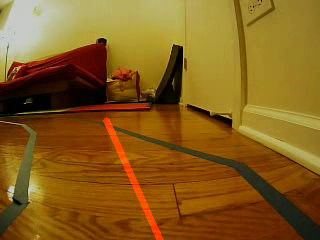
#> input picture frame 9 of video01_end_to_end.avi, 320 x 240 px, given in place of the camera
$ python lanes.py
#> lines starting #> are read from the running program, lines starting #| are printed output that depends on the picture
#> in analyze_video, frame is the input picture: shape (240, 320, 3); mean B, G, R 29.1, 94.8, 134.2
import cv2
import numpy as np
import os
import sys

def make_coordinates(image, line_parameters):
    # if len(line_parameters) == 2:
    slope, intercept = line_parameters
    y1 = image.shape[0]
    y2 = int(y1*(3/5))
    x1 = int((y1 - intercept) / slope)
    x2 = int((y2 - intercept) / slope)
    return np.array([x1, y1, x2, y2])


def averaged_slope_intercept(image, lines):
    # left_fit = [(-1,1)]
    # right_fit = [(-1,-1)]

    left_fit = []
    right_fit = []

    if lines is not None:
        for line in lines:
            x1, y1, x2, y2 = line.reshape(4)
            parameters = np.polyfit((x1, x2), (y1, y2), 1)

            if parameters is not None and len(parameters) == 2:
                slope = parameters[0]
                intercept = parameters[1]
                if slope < 0:
                    left_fit.append((slope, intercept))
                else:
                    right_fit.append((slope, intercept))


    # line parameters -
    left_fit_average = np.average(left_fit, axis = 0)
    right_fit_average = np.average(right_fit, axis = 0)

    left_line = make_coordinates(image, left_fit_average)
    right_line = make_coordinates(image, right_fit_average)

    return np.array([left_line, right_line])

def canny(image):
    gray = cv2.cvtColor(image, cv2.COLOR_BGR2GRAY)
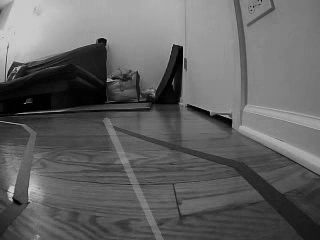
#> gray: shape (240, 320); min 0, max 208, mean 99
    blur = cv2.GaussianBlur(gray, (5, 5), 0)
    canny = cv2.Canny(blur, 50, 150)
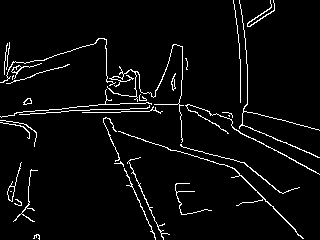
#> canny: shape (240, 320); 4.3% white in thin lines or dots
    return canny

# [8 lines left out: function display_lines, not called in this run]

def region_of_interest(image):
    height = image.shape[0]
#> height = 240
    polygons = np.array([
    [(200, height), (1100, height), (550,250)]
    ])
#> polygons = [[200, 240], [1100, 240], [550, 250]]
    mask = np.zeros_like(image)
    cv2.fillPoly(mask, polygons, 255)
#> mask: shape (240, 320); every value is 0
    mask_image = cv2.bitwise_and(image, mask)
    return mask_image

def get_camera():
    return cv2.VideoCapture(0, cv2.CAP_DSHOW)

# [16 lines left out: function analyze_image, not called in this run]

def analyze_video():
    file_name = "test2.mp4"
    # file_path = os.path.realpath(os.path.join(os.getcwd(), os.path.dirname(file_name)))
    # cap = cv2.VideoCapture(file_path)

    # cap = cv2.VideoCapture(file_name)
    cap = get_camera()
    try:
        while(cap.isOpened()):
            _, frame = cap.read()

            canny_image = canny(frame)
            cropped_image = region_of_interest(canny_image)

            # TODO: delete this line
            # combo_image = cropped_image

            lines = cv2.HoughLinesP(cropped_image, 2, np.pi/180, 100, np.array([]), minLineLength = 40, maxLineGap = 5)
#> lines = None
            averaged_lines = averaged_slope_intercept(frame, lines)

            print (averaged_lines)
            line_image = display_lines(frame, averaged_lines)
            combo_image = cv2.addWeighted(frame, 0.8, line_image, 1, 1)

            cv2.imshow("result", combo_image)

            if cv2.waitKey(1) & 0xFF == ord('q'):
                break
    except KeyboardInterrupt:
        print ("Interrupted")
    finally:
        cap.release()
        cv2.destroyAllWindows()


# [26 lines left out: function capture_video_from_camera, not called in this run]


def check_camera():
    print("check if camera is open")

    # https://stackoverflow.com/questions/53888878/cv2-warn0-terminating-async-callback-when-attempting-to-take-a-picture
    # cap = cv2.VideoCapture(0, cv2.CAP_DSHOW)
    cap = get_camera()
    result = cap.isOpened()

    cap.release()
    cv2.destroyAllWindows()

    print (result)
    return result

# [22 lines left out: function save_video_file, not called in this run]

def main():
    if check_camera():
        print("")
        # analyze_image()
        analyze_video()
        # save_video_file()
        # capture_video_from_camera()

# run main
#> (the run stopped early here; a loop or call above may not have finished)

$ run again, starting later in the video
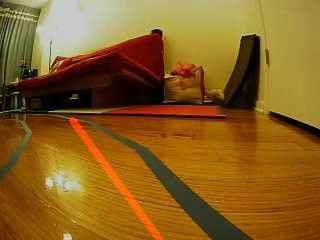
#> input picture frame 40 of video01_end_to_end.avi, 320 x 240 px, given in place of the camera
#> in analyze_video, frame is the input picture: shape (240, 320, 3); mean B, G, R 31.3, 96.6, 136.7
#> in canny, `blur = cv2.GaussianBlur(gray, (5, 5), 0)`:
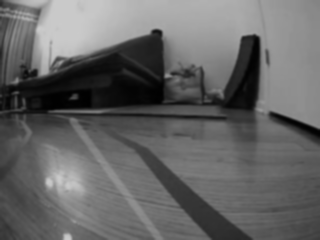
#> blur: shape (240, 320); min 0, max 203, mean 101.1
#> in canny, `canny = cv2.Canny(blur, 50, 150)`:
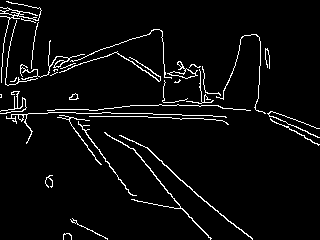
#> canny: shape (240, 320); 4.5% white in thin lines or dots
#> mask: shape (240, 320); every value is 0
#> lines = None

$ run again, starting later in the video
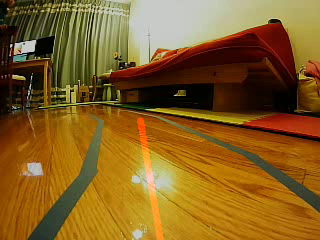
#> input picture frame 72 of video01_end_to_end.avi, 320 x 240 px, given in place of the camera
#> in analyze_video, frame is the input picture: shape (240, 320, 3); mean B, G, R 35.2, 95.1, 132.3
#> in canny, `blur = cv2.GaussianBlur(gray, (5, 5), 0)`:
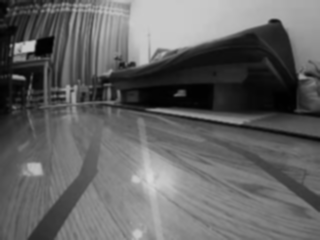
#> blur: shape (240, 320); min 1, max 216, mean 99.4
#> in canny, `canny = cv2.Canny(blur, 50, 150)`:
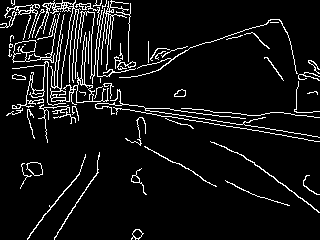
#> canny: shape (240, 320); 7.5% white in thin lines or dots
#> mask: shape (240, 320); every value is 0
#> lines = None
